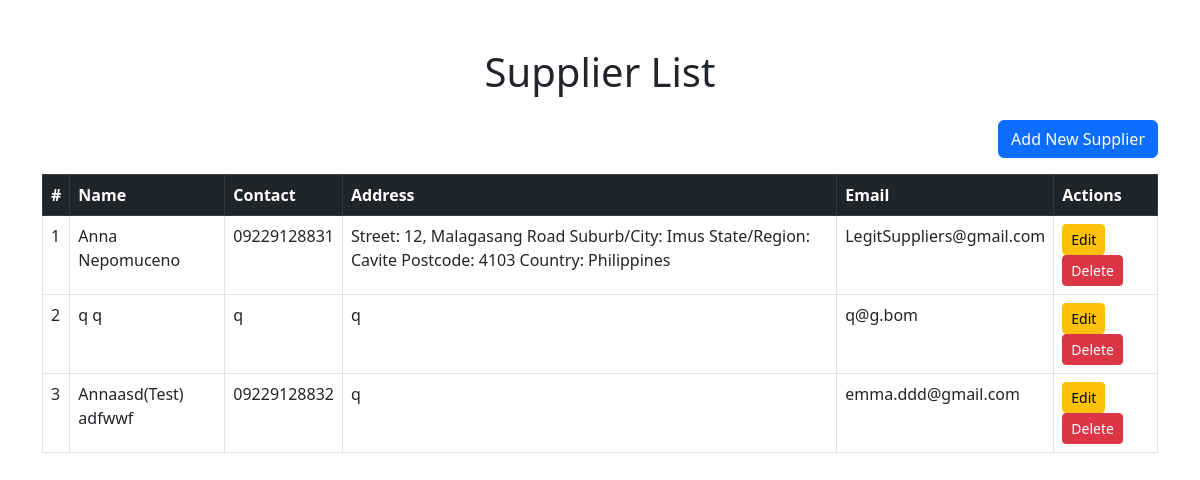
Before: /Inventory/supplier/list/ with the older database file.
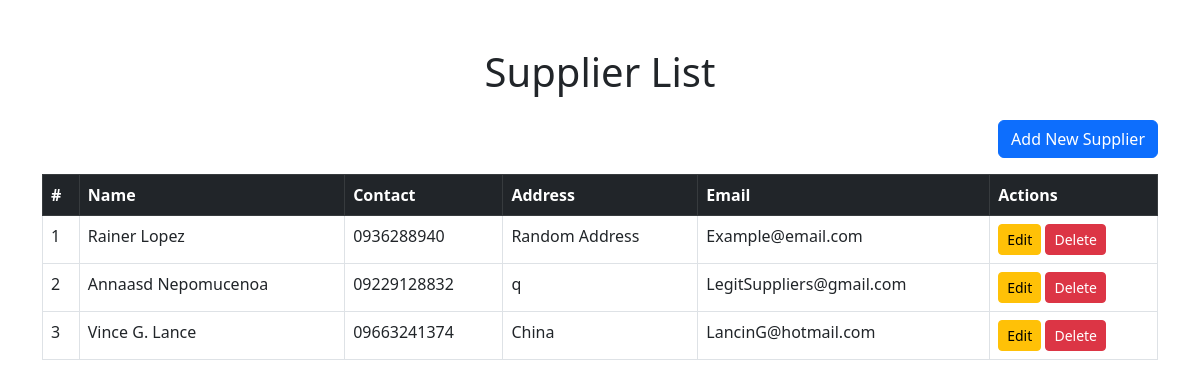
After: the same page with the newer database file.
### Inventory/models.py (models this page shows, shortened)
class Supplier(models.Model):
    SupplierId = models.AutoField(primary_key=True)
    FirstName = models.CharField(max_length=100)
    LastName = models.CharField(max_length=100)
    Email = models.EmailField()
    Phone = models.CharField(max_length=15)
    Address = models.TextField(max_length=255)
    Description = models.TextField(max_length=255)

### Inventory/views.py (the view)
# urls.py: path('supplier/list/', views.supplier_list, name='supplier_list'),
def supplier_list(request):
    suppliers = Supplier.objects.all()  # Fetch all suppliers
    return render(request, 'inventory/supplier_list.html', {'suppliers': suppliers})

### Inventory/templates/Inventory/supplier_list.html (shortened to what this page needs)
<!DOCTYPE html>
<html lang="en">
<head>
    <link rel="stylesheet" href="https://cdn.jsdelivr.net/npm/bootstrap@5.3.0-alpha1/dist/css/bootstrap.min.css">
</head>
<body>
    <div class="container mt-5">
        <h1 class="text-center mb-4">Supplier List</h1>
        <div class="d-flex justify-content-end mb-3">
            <a href="{% url 'create_supplier' %}" class="btn btn-primary">Add New Supplier</a>
        </div>
        <table class="table table-bordered table-hover">
            <thead class="table-dark">
                <tr>
                    <th>#</th>
                    <th>Name</th>
                    <th>Contact</th>
                    <th>Address</th>
                    <th>Email</th>
                    <th>Actions</th>
                </tr>
            </thead>
            <tbody>
                {% for supplier in suppliers %}
                    <tr>
                        <td>{{ forloop.counter }}</td>
                        <td>{{ supplier.FirstName }} {{ supplier.LastName }}</td>
                        <td>{{ supplier.Phone }}</td>
                        <td>{{ supplier.Address }}</td>
                        <td>{{ supplier.Email }}</td>
                        <td>
                            {% if supplier.SupplierId %}
                                <a href="{% url 'update_supplier' supplier.SupplierId %}" class="btn btn-warning btn-sm">Edit</a>
                                <a href="{% url 'delete_supplier' supplier.SupplierId %}" class="btn btn-danger btn-sm"
                                   onclick="return confirm('Are you sure you want to delete this supplier?');">Delete</a>
                            {% else %}
                                <span class="text-muted">No Actions Available</span>
                            {% endif %}
                        </td>
                    </tr>
                {% empty %}
                    <tr>
                        <td colspan="6" class="text-center">No suppliers found.</td>
                    </tr>
                {% endfor %}
            </tbody>
        </table>
    </div>
</body>
</html>

Changed rows visible on the page:
removed Supplier: FirstName "q", LastName "q", Phone "q", Address "q", Email "q@g.bom", shows "Edit"
removed Supplier: FirstName "Annaasd(Test)", LastName "adfwwf", Phone "09229128832", Address "q", Email "emma.ddd@gmail.com", shows "Edit"
changed Supplier: FirstName "Anna" → "Rainer"; LastName "Nepomuceno" → "Lopez"; Phone "09229128831" → "0936288940"; Address "Street: 12, Malagasang Road Suburb/City: Imus State/Region: Cavite Postcode: 4103 Country: Philippines" → "Random Address"; Email "LegitSuppliers@gmail.com" → "Example@email.com"
added Supplier: FirstName "Annaasd", LastName "Nepomucenoa", Phone "09229128832", Address "q", Email "LegitSuppliers@gmail.com", shows "Edit"
added Supplier: FirstName "Vince G.", LastName "Lance", Phone "09663241374", Address "China", Email "LancinG@hotmail.com", shows "Edit"
